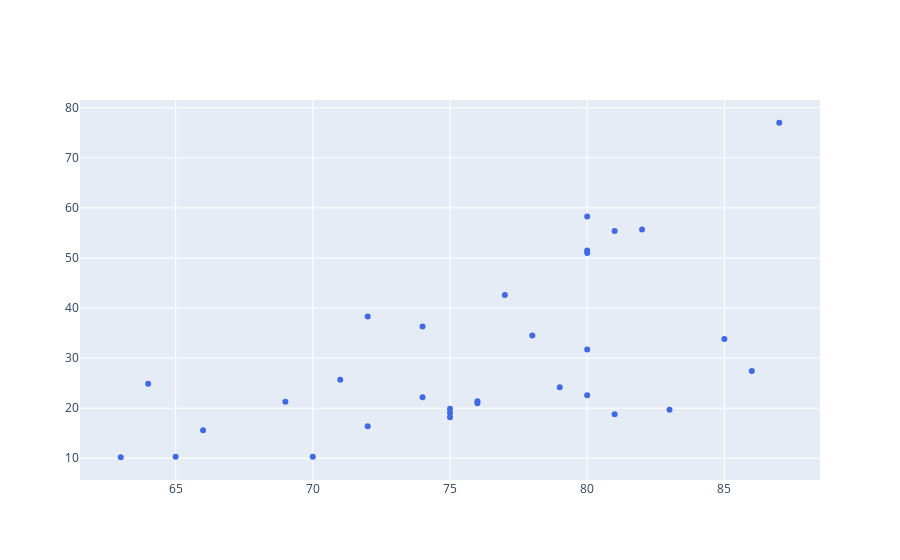

The code cell stored with this chart in its notebook:
### Markdown cell above
Add a scatterplot of observed data to the figure.

### Code cell
fig.add_scatter(x= (np.ravel(pDataframe[['Height']])), y= (np.ravel(pDataframe[['Volume']])), mode="markers", name="observed", line=dict(color="royalblue"))

#<xml xmlns="https://developers.google.com/blockly/xml"><variables><variable id="w|!1_/S4wRKF4S1`6Xg+">fig</variable><variable id="YynR+H75hTgW`vKfMxOx">np</variable><variable id="CudVpfu+F^ruj_:ZU_(,">pDataframe</variable></variables><block type="varDoMethod_Python" id="O07?sQIdula@ap]/9Ogq" x="-104" y="262"><field name="VAR" id="w|!1_/S4wRKF4S1`6Xg+">fig</field><field name="MEMBER">add_scatter</field><data>fig:add_scatter</data><value name="INPUT"><block type="lists_create_with" id="~tHtb;Nbw/OP6#7pB9wX"><mutation items="5"></mutation><value name="ADD0"><block type="valueOutputCodeBlock_Python" id="?9~fa0|VKDIpx+X]Ne],"><field name="CODE">x=</field><value name="INPUT"><block type="varDoMethod_Python" id="PqgNL`IVR~dg0v3Zc@6E"><field name="VAR" id="YynR+H75hTgW`vKfMxOx">np</field><field name="MEMBER">ravel</field><data>np:ravel</data><value name="INPUT"><block type="lists_create_with" id="/WA[:W1v?Yk{8TZIR=3-"><mutation items="1"></mutation><value name="ADD0"><block type="indexer_Python" id="{0YKup]NzKguA|u$}T+$"><field name="VAR" id="CudVpfu+F^ruj_:ZU_(,">pDataframe</field><value name="INDEX"><block type="lists_create_with" id="t9a]MmJQplr$V%vOxUz3"><mutation items="1"></mutation><value name="ADD0"><block type="text" id="jydyI4?hT45#whKP08UT"><field name="TEXT">Height</field></block></value></block></value></block></value></block></value></block></value></block></value><value name="ADD1"><block type="valueOutputCodeBlock_Python" id="oqGXpG4f]gzAbYsA.0;D"><field name="CODE">y=</field><value name="INPUT"><block type="varDoMethod_Python" id="J@N0R6DeiVx97x5mm:tW"><field name="VAR" id="YynR+H75hTgW`vKfMxOx">np</field><field name="MEMBER">ravel</field><data>np:ravel</data><value name="INPUT"><block type="lists_create_with" id="w7}[f3TUV;l~kqGyDyo}"><mutation items="1"></mutation><value name="ADD0"><block type="indexer_Python" id="+%EEY%p)m!{}ekec*Uh|"><field name="VAR" id="CudVpfu+F^ruj_:ZU_(,">pDataframe</field><value name="INDEX"><block type="lists_create_with" id="5hwCXO,}?([wUX2pCMIj"><mutation items="1"></mutation><value name="ADD0"><block type="text" id="R`vE#(3JKk_:@4zpufL%"><field name="TEXT">Volume</field></block></value></block></value></block></value></block></value></block></value></block></value><value name="ADD2"><block type="dummyOutputCodeBlock_Python" id="YG+w|pqAWiU7^v8ke,I@"><field name="CODE">mode="markers"</field></block></value><value name="ADD3"><block type="dummyOutputCodeBlock_Python" id="GG`XOGm$DBfb3(TD8v^["><field name="CODE">name="observed"</field></block></value><value name="ADD4"><block type="dummyOutputCodeBlock_Python" id="i#kHur0bU2G)cXIvJYA*"><field name="CODE">line=dict(color="royalblue")</field></block></value></block></value></block></xml>

### Figure 1 — Plotly figure (JSON) as saved in the notebook; plotly's stock layout.template omitted (floating-point values rounded to 4 significant figures)
{"data": [{"line": {"color": "royalblue"}, "mode": "markers", "name": "observed", "type": "scatter", "x": [70, 65, 63, 72, 81, 83, 66, 75, 80, 75, 79, 76, 76, 69, 75, 74, 85, 86, 71, 64, 78, 80, 74, 72, 77, 81, 82, 80, 80, 80, 87], "y": [10.3, 10.3, 10.2, 16.4, 18.8, 19.7, 15.6, 18.2, 22.6, 19.9, 24.2, 21, 21.4, 21.3, 19.1, 22.2, 33.8, 27.4, 25.7, 24.9, 34.5, 31.7, 36.3, 38.3, 42.6, 55.4, 55.7, 58.3, 51.5, 51, 77]}], "layout": {"autosize": true, "xaxis": {"autorange": true, "range": [61.42, 88.58], "type": "linear"}, "yaxis": {"autorange": true, "range": [4.687, 82.51], "type": "linear"}}}
